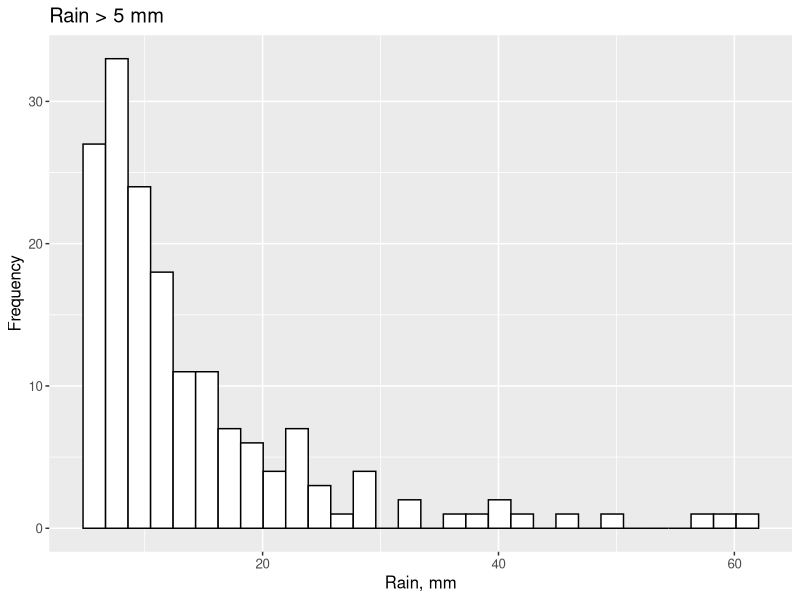
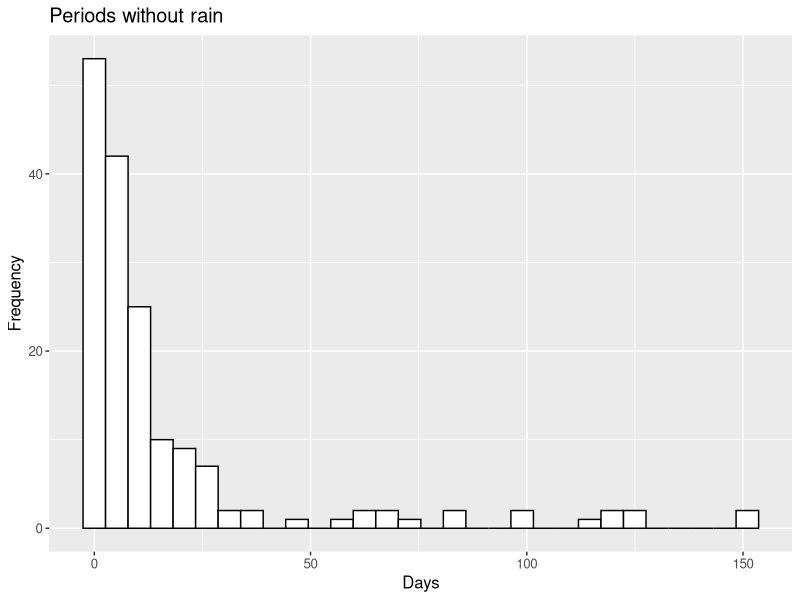

The R source for these figures, in order:
# 16-05-2024
# Anastasia Makhnykina

library(dplyr)
library(tidyr)
library(tidyverse)
library(lubridate)
library(ggplot2)
library(units)

# In this file we need to make some analysis of data we observed ###
# and plot the main dependencies and interactions ##################

#### In This file we take the figures for Fig1 and Fig 2a (max pulse size) ##########

# Open two files for analysis 
USWkg12_20_summary <- read.csv("data/USWkg12_20_summary.csv", 
                               header=TRUE, na.strings="NaN", skip=0)

# First Plot frequency of Rain events > 5 mm 
USWkg12_20_summary$observation <- 1:nrow(USWkg12_20_summary)

USWkg12_20_summary$DOY <- paste(yday(USWkg12_20_summary$date))
USWkg12_20_summary$DOY <- as.numeric(as.character(USWkg12_20_summary$DOY))
USWkg12_20_summary$bigR <- as.numeric(USWkg12_20_summary$sum_R>5)
USWkg12_20_summary$bigRmm <- as.numeric(USWkg12_20_summary$bigR)*as.numeric(USWkg12_20_summary$sum_R)
USWkg12_20_summary$year <- substr(USWkg12_20_summary$date, 1,4)
USWkg12_20_summary$year <- as.numeric(as.character(USWkg12_20_summary$year))


USW9sum <- USWkg12_20_summary%>%
  filter(bigRmm > 0)

USW9sum %>%
  #group_by(DOY) %>%
  arrange(date) %>%
  mutate(diff = observation - lag(observation, default = first(observation)))

USW9sum$diff <- USW9sum$observation - lag(USW9sum$observation, 
                                          default = first(USW9sum$observation))

USW9sum %>%
  ggplot(aes(x=bigRmm))+
  geom_histogram(color="black", fill="white")+
  ggtitle('Rain > 5 mm')+
  ylab('Frequency')+
  xlab('Rain, mm')+
  theme_gray()+
  theme(text = element_text(size = 12))

# Plot graph for Periods without any rain
USW9sum %>%
  ggplot(aes(x=diff))+
  geom_histogram(color="black", fill="white")+
  ggtitle('Periods without rain')+
  ylab('Frequency')+
  xlab('Days')+
  theme_gray()+
  theme(text = element_text(size = 12))
